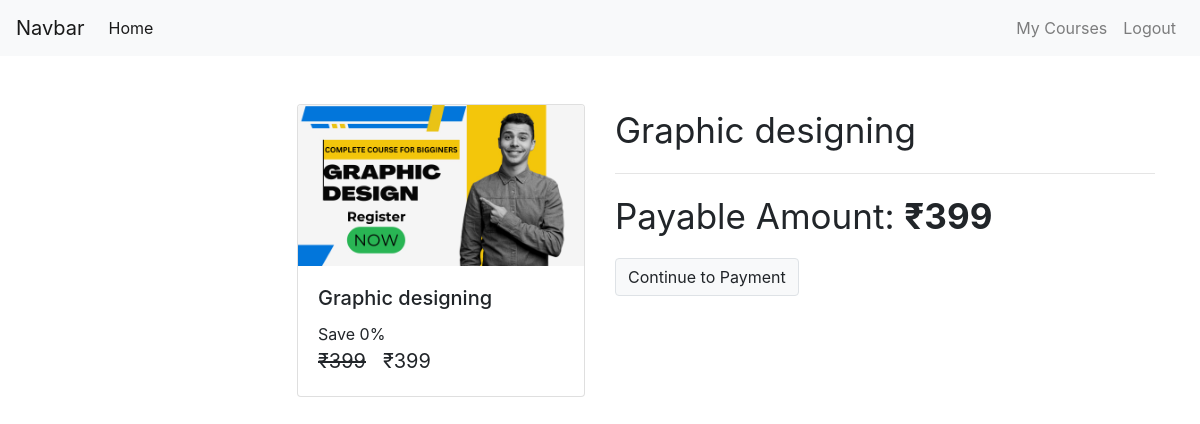
The page /check-out/Master_GD/ (signed in) on the database its author committed.
### Smartly/models/course.py (models this page shows, shortened)
class Course(models.Model):
    name = models.CharField(max_length = 50 , null=False)
    slug= models.CharField(max_length = 50 , null=False , unique= True)
    description = models.CharField(max_length = 200 , null = True)
    price=models.IntegerField( null = False )
    discount =models.IntegerField( null = False , default=0 )
    active = models.BooleanField(default=False)
    thumbnail = models.ImageField(upload_to="files/thumbnail")
    date= models.DateTimeField(auto_now_add=True)
    resource= models.FileField(upload_to="files/resource")
    length=models.IntegerField( null = False)

### Smartly/views/checkout.py (the view, shortened to what this page needs)
# urls.py: path('check-out/<str:slug>/', checkout , name = 'check-out'),
@login_required(login_url='/login')
def checkout(request, slug):
    course = Course.objects.get(slug=slug)
    user = request.user
    action = request.GET.get('action')
    order = None
    payment = None
    error = None
    context = {
        "course": course,
        "order": order,
        "payment": payment,
        "user": user,
        "error": error
    }
    return render(request, template_name="Smartly/check_out.html", context=context)

### Smartly/templatetags/course_custom_tags.py (called while the page is built)
@register.simple_tag
def cal_sellprice(price , discount):
    if discount is None or discount is 0:
        return price
    sellprice = price
    sellprice = price - ( price * discount * 0.01 )
    return math.floor(sellprice)

@register.filter
def rupee(price):
    return f'₹{price}'

### Smartly/templates/Smartly/check_out.html (shortened to what this page needs)
{% extends 'Smartly/base.html' %}
{% load course_custom_tags %}
{% block content %}
<div class="container">
    <br>
    <br>
    <div class="row">
        <div class="col mr-auto">
            <div class="card ml-auto" style="width: 18rem;">
                <img class="card-img-top" src="{{ course.thumbnail.url }}" alt="Card image cap">
                <div class="card-body">
                    <h5 class="card-title">{{ course.name }}</h5>
                    <p class="card-text m-0 p-0">
                        Save {{ course.discount }}%
                        <br>
                        <span class="price">
                            <del>{{ course.price|rupee }}</del>
                            <span>{% cal_sellprice course.price course.discount as value %} {{ value|rupee }}</span>
                        </span>
                    </p>
                </div>
            </div>
        </div>
        <div class="col">
            <div>
                <p class="display-5">{{ course.name }}</p>
                <hr>
                <p class="display-5">Payable Amount: <b>{% cal_sellprice course.price course.discount as value %} {{ value|rupee }}</b></p>
                <form id="payment-form" method="post" action="?action=create_payment">
                    <button type="submit" class="btn btn-light border">Continue to Payment</button>
                </form>
            </div>
        </div>
    </div>
</div>
{% endblock %}

### Smartly/static/Smartly/css/common.css (style rules this page uses)
.price { font-size: 20px; }
.display-5 { font-size: 35px; }

### rows shown on the page
Course: thumbnail (picture), name "Graphic designing", discount "0", price "₹399"

### other values the page prints
{{ value|rupee }} "₹399"
